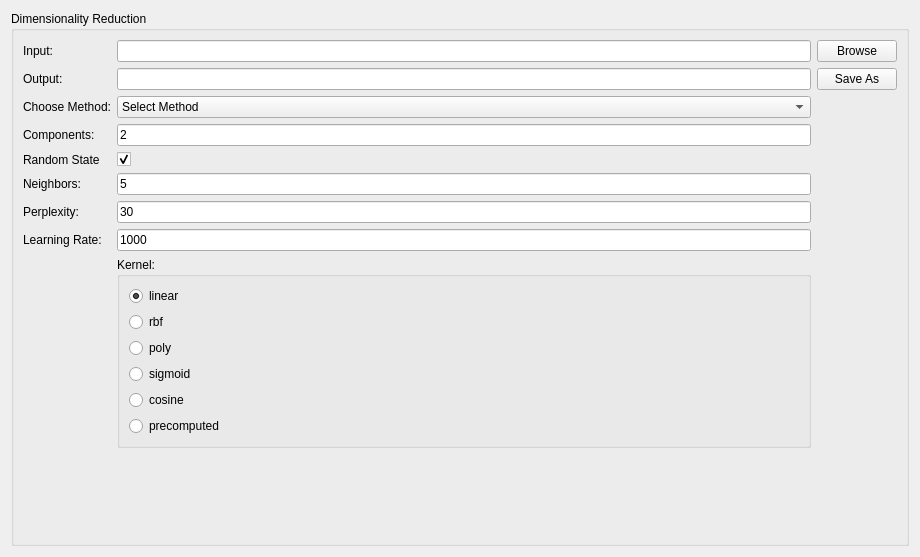
<?xml version="1.0" encoding="UTF-8"?>
<ui version="4.0">
 <class>Form</class>
 <widget class="QWidget" name="Form">
  <property name="geometry">
   <rect>
    <x>0</x>
    <y>0</y>
    <width>920</width>
    <height>557</height>
   </rect>
  </property>
  <property name="windowTitle">
   <string>Form</string>
  </property>
  <layout class="QVBoxLayout" name="verticalLayout">
   <item>
    <widget class="QGroupBox" name="groupBox">
     <property name="title">
      <string>Dimensionality Reduction</string>
     </property>
     <layout class="QGridLayout" name="gridLayout">
      <item row="0" column="0">
       <widget class="QLabel" name="label_2">
        <property name="text">
         <string>Input:</string>
        </property>
       </widget>
      </item>
      <item row="0" column="1">
       <widget class="QLineEdit" name="lineEdit_3"/>
      </item>
      <item row="0" column="2">
       <widget class="QPushButton" name="pushButton">
        <property name="text">
         <string>Browse</string>
        </property>
       </widget>
      </item>
      <item row="1" column="0">
       <widget class="QLabel" name="label_4">
        <property name="text">
         <string>Output:</string>
        </property>
       </widget>
      </item>
      <item row="1" column="1">
       <widget class="QLineEdit" name="lineEdit_4"/>
      </item>
      <item row="1" column="2">
       <widget class="QPushButton" name="pushButton_2">
        <property name="text">
         <string>Save As</string>
        </property>
       </widget>
      </item>
      <item row="2" column="0">
       <widget class="QLabel" name="label_3">
        <property name="text">
         <string>Choose Method:</string>
        </property>
       </widget>
      </item>
      <item row="2" column="1">
       <widget class="QComboBox" name="comboBox">
        <item>
         <property name="text">
          <string>Select Method</string>
         </property>
        </item>
        <item>
         <property name="text">
          <string>PCA</string>
         </property>
        </item>
        <item>
         <property name="text">
          <string>Kernel PCA</string>
         </property>
        </item>
        <item>
         <property name="text">
          <string>LLE</string>
         </property>
        </item>
        <item>
         <property name="text">
          <string>ISOMAP</string>
         </property>
        </item>
        <item>
         <property name="text">
          <string>t-SNE</string>
         </property>
        </item>
       </widget>
      </item>
      <item row="3" column="0">
       <widget class="QLabel" name="label">
        <property name="text">
         <string>Components: </string>
        </property>
       </widget>
      </item>
      <item row="3" column="1">
       <widget class="QLineEdit" name="lineEdit">
        <property name="text">
         <string>2</string>
        </property>
       </widget>
      </item>
      <item row="4" column="0">
       <widget class="QLabel" name="label_6">
        <property name="text">
         <string>Random State</string>
        </property>
       </widget>
      </item>
      <item row="4" column="1">
       <widget class="QCheckBox" name="checkBox">
        <property name="text">
         <string/>
        </property>
        <property name="checked">
         <bool>true</bool>
        </property>
       </widget>
      </item>
      <item row="5" column="0">
       <widget class="QLabel" name="label_8">
        <property name="text">
         <string>Neighbors: </string>
        </property>
       </widget>
      </item>
      <item row="5" column="1">
       <widget class="QLineEdit" name="lineEdit_5">
        <property name="text">
         <string>5</string>
        </property>
       </widget>
      </item>
      <item row="6" column="0">
       <widget class="QLabel" name="label_9">
        <property name="text">
         <string>Perplexity:</string>
        </property>
       </widget>
      </item>
      <item row="6" column="1">
       <widget class="QLineEdit" name="lineEdit_6">
        <property name="text">
         <string>30</string>
        </property>
       </widget>
      </item>
      <item row="7" column="0">
       <widget class="QLabel" name="label_10">
        <property name="text">
         <string>Learning Rate:</string>
        </property>
       </widget>
      </item>
      <item row="7" column="1">
       <widget class="QLineEdit" name="lineEdit_7">
        <property name="text">
         <string>1000</string>
        </property>
       </widget>
      </item>
      <item row="8" column="1">
       <widget class="QGroupBox" name="groupBox_2">
        <property name="title">
         <string>Kernel: </string>
        </property>
        <layout class="QGridLayout" name="gridLayout_2">
         <item row="0" column="0">
          <widget class="QRadioButton" name="radioButton">
           <property name="text">
            <string>linear</string>
           </property>
           <property name="checked">
            <bool>true</bool>
           </property>
          </widget>
         </item>
         <item row="1" column="0">
          <widget class="QRadioButton" name="radioButton_2">
           <property name="text">
            <string>rbf</string>
           </property>
          </widget>
         </item>
         <item row="2" column="0">
          <widget class="QRadioButton" name="radioButton_3">
           <property name="text">
            <string>poly</string>
           </property>
          </widget>
         </item>
         <item row="3" column="0">
          <widget class="QRadioButton" name="radioButton_4">
           <property name="text">
            <string>sigmoid</string>
           </property>
          </widget>
         </item>
         <item row="4" column="0">
          <widget class="QRadioButton" name="radioButton_5">
           <property name="text">
            <string>cosine</string>
           </property>
          </widget>
         </item>
         <item row="5" column="0">
          <widget class="QRadioButton" name="radioButton_6">
           <property name="text">
            <string>precomputed</string>
           </property>
          </widget>
         </item>
        </layout>
       </widget>
      </item>
      <item row="9" column="0">
       <widget class="QLabel" name="label_5">
        <property name="text">
         <string/>
        </property>
       </widget>
      </item>
     </layout>
    </widget>
   </item>
  </layout>
 </widget>
 <resources/>
 <connections/>
</ui>
